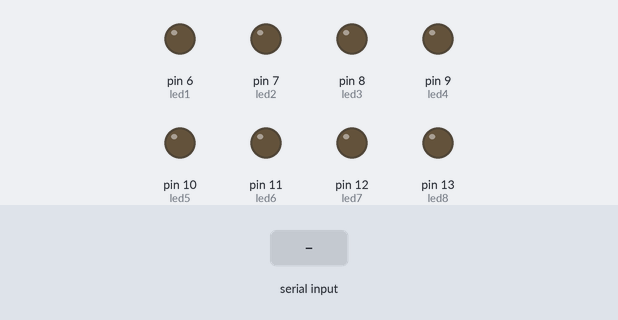
Bench run of a sketch on a simulated Arduino Uno, built with avr-gcc and run on an emulated ATmega328P. Parts: output pins drawn as LEDs (lit = HIGH). Inputs (shaded band) come from the test bench. What the sketch prints to the serial monitor is not drawn.

Above: at 1.2 s.
1.3 s: "90,45\n" received over Serial
At 2.1 s:
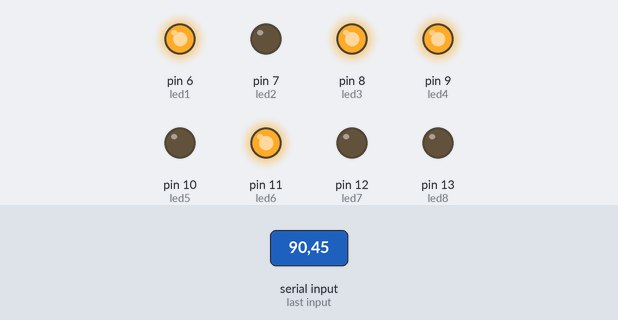
3.8 s: "30,150\n" received over Serial
At 4.6 s:
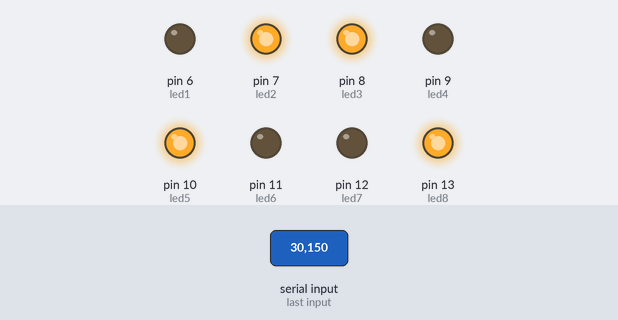
6.3 s: "5\n" received over Serial
At 7.1 s:
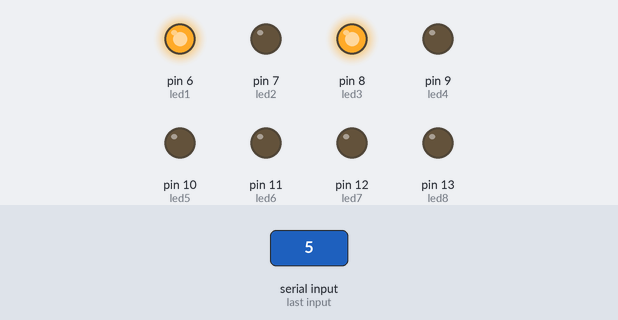
8.8 s: "200\n" received over Serial
At 9.5 s:
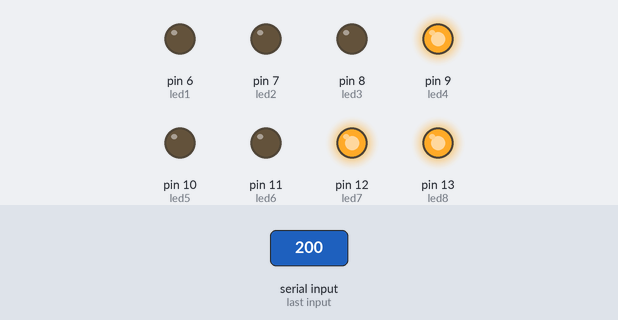
Timing chart, 0 to 11.8 s (numbered marks = the images above; inputs shaded):
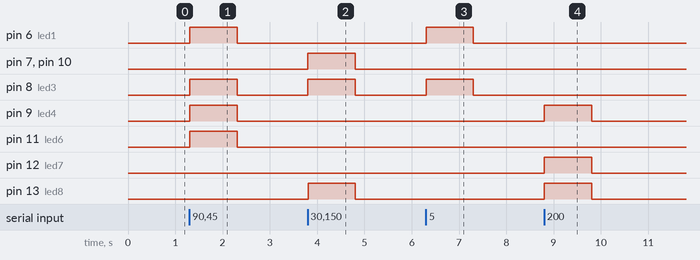

The sketch:

Repaso_2.ino
```cpp
#include<stdlib.h>

/* Universidad Técnica del Norte
 *
 *  Nombre: Axel Almeida
 *  Fecha: 30/11/2019
 *
 * Realizar un programa que el número ingresado por comunicación serial se refleje en código binario hasta 8 bits con leds.
 * Ejemplo: número ingresado 5 -> sistema con leds 00000101
 */


int numero;
int digito;
int cont;
double binario;//variables para numero decimal
int leds[8];//matriz de 8 led

int led1 = 6, led2 = 7, led3 = 8, led4 = 9, led5 = 10, led6 = 11, led7 = 12, led8 = 13; //pines de los leds

void setup() {
  Serial.begin(9600);

  pinMode(led1, OUTPUT);// asignamos los pines como salidas
  pinMode(led2, OUTPUT);
  pinMode(led3, OUTPUT);
  pinMode(led4, OUTPUT);
  pinMode(led5, OUTPUT);
  pinMode(led6, OUTPUT);
  pinMode(led7, OUTPUT);
  pinMode(led8, OUTPUT);
  Serial.println("INGRESE UN NUMERO");

}

void loop() {
  if (Serial.available() > 0 ) {
    numero = Serial.parseInt();//leemos el numero como entero
    while (numero < 0); //mientras el numero no sea menor que cero se sige repitiendo
    cont = 0;
    binario = 0;
    for (int i = 0; i < 8; i++) {// enceramos los led para nuevo valor
      leds[i] = 0;
    }
    while (numero != 0 ) {// mientra el numero sea diferente de cero seguira sacando el modulo
      digito = numero % 2; // sacamos el modulo de el numero
      binario =  binario + digito ;
      leds[cont] = digito;
      cont++;
      numero = numero / 2;
      digito = 0;
    }
    digitalWrite(led8, leds[7]);// se pone el HIGH -->1 || LOW --> 0
    digitalWrite(led7, leds[6]);
    digitalWrite(led6, leds[5]);
    digitalWrite(led5, leds[4]);
    digitalWrite(led4, leds[3]);
    digitalWrite(led3, leds[2]);
    digitalWrite(led2, leds[1]);
    digitalWrite(led1, leds[0]);
  }
}
```

Measured:
- after the input at 1.3 s, pin 6 (led1), pin 8 (led3), pin 9 (led4), pin 11 (led6): LOW → HIGH at once, → LOW 1.0 s later
- after the input at 3.8 s, pin 7 (led2), pin 8 (led3), pin 10 (led5), pin 13 (led8): LOW → HIGH at once, → LOW 1.0 s later
- after the input at 6.3 s, pin 6 (led1), pin 8 (led3): LOW → HIGH at once, → LOW 1.0 s later
- after the input at 8.8 s, pin 9 (led4), pin 12 (led7), pin 13 (led8): LOW → HIGH at once, → LOW 1.0 s later
